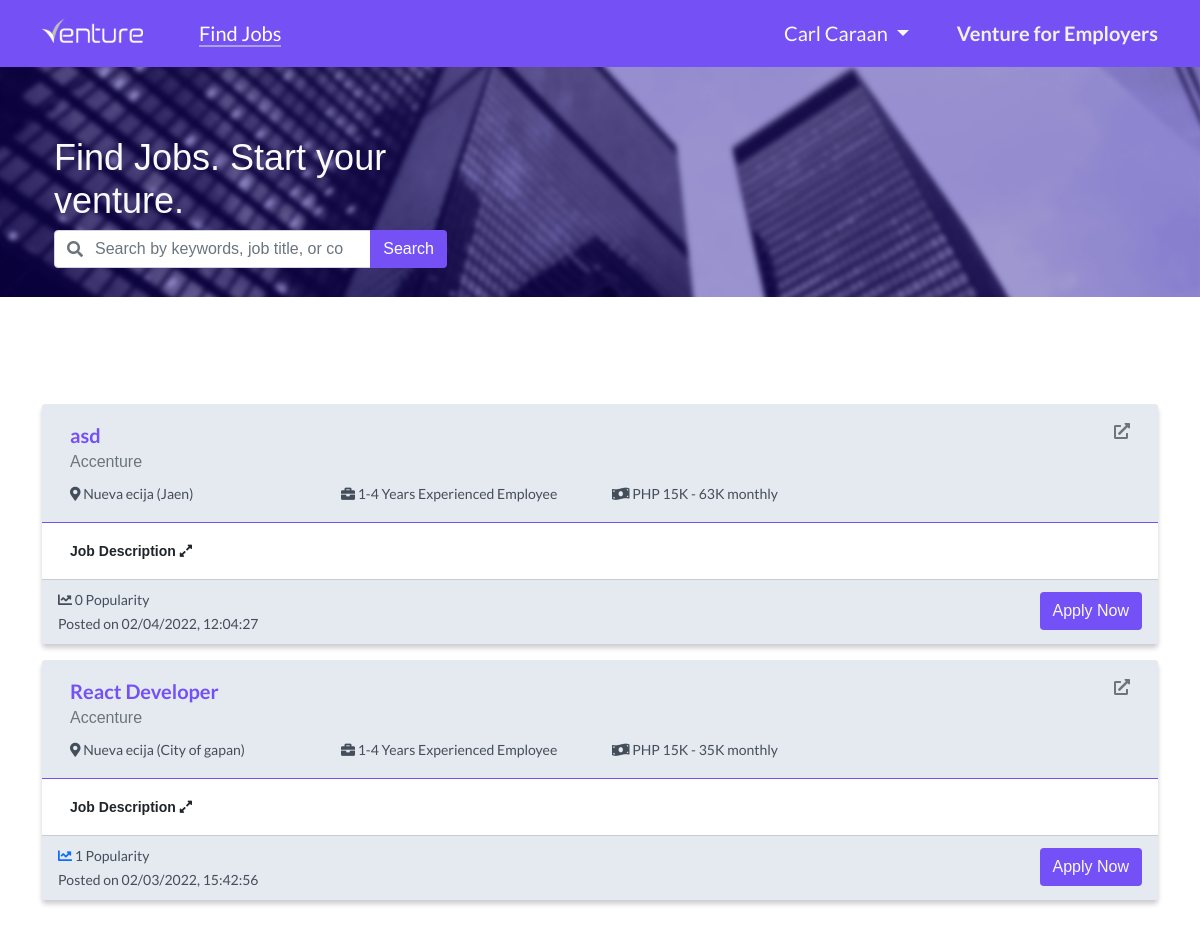
The page /home (signed in) on the database as committed earlier.
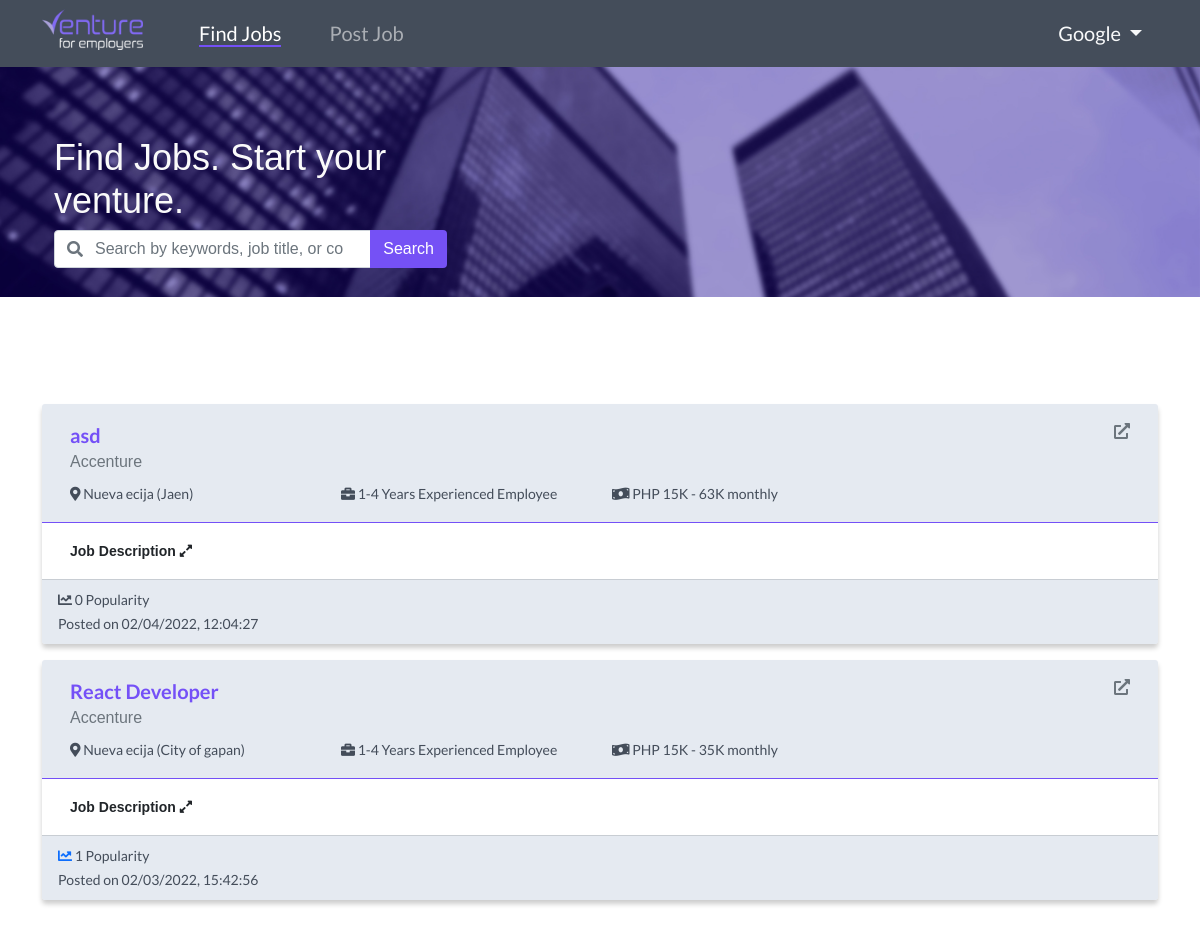
The same page on the database as committed later.
### website/models.py (models this page shows)
class User(db.Model, UserMixin):
    id = db.Column(db.Integer, primary_key=True)
    email = db.Column(db.String(150), unique=True)
    username = db.Column(db.String(150), unique=True)
    firstname = db.Column(db.String(150))
    lastname = db.Column(db.String(150))
    company = db.Column(db.String(150))
    password = db.Column(db.String(150))
    usertype = db.Column(db.String(10))
    date_created = db.Column(db.DateTime, default=datetime.now())
    date_updated = db.Column(db.DateTime(
        timezone=True), onupdate=datetime.now())
    posts = db.relationship('Post', backref='user', passive_deletes="True")
    likes = db.relationship('Like', backref='user', passive_deletes="True")

class Post(db.Model):
    id = db.Column(db.Integer, primary_key=True)
    title = db.Column(db.Text, nullable=False)
    text = db.Column(db.Text, nullable=False)
    date_created = db.Column(db.DateTime, default=datetime.now())
    date_updated = db.Column(db.DateTime(
        timezone=True), onupdate=datetime.now())
    author = db.Column(db.Integer, db.ForeignKey(
        'user.id', ondelete="CASCADE"), nullable="False")
    company = db.Column(db.String(150), nullable="False")
    likes = db.relationship('Like', backref='post', passive_deletes="True")
    location = db.Column(db.Text, nullable=False)
    location1 = db.Column(db.Text, nullable=False)
    salary = db.Column(db.Text, nullable=True)
    salary1 = db.Column(db.Text, nullable=True)
    level = db.Column(db.Text, nullable=False)
    experience = db.Column(db.Text, nullable=False)
    specialization = db.Column(db.Text, nullable=False)
    qualification = db.Column(db.Text, nullable=True)
    qualification1 = db.Column(db.Text, nullable=True)
    qualification2 = db.Column(db.Text, nullable=True)
    qualification3 = db.Column(db.Text, nullable=True)
    qualification4 = db.Column(db.Text, nullable=True)
    jobtype = db.Column(db.Text, nullable=False)

### website/views.py (the view)
@views.route("/home")
@login_required
def home():
    searchbar = request.args.get('searchbar')
    if searchbar:
        posts = Post.query.filter(or_(Post.title.contains(searchbar),Post.company.contains(searchbar))).order_by(Post.date_created.desc())
        results = posts.count()
        if results > 0:
            flash('Search Results: ' + str(results), category='success')
        else:
            flash('No results found', category='error')
    else:
        posts = Post.query.order_by(Post.date_created.desc())
    return render_template("user/home.html", user=current_user, posts=posts)

### website/__init__.py (called while the page is built)
def create_app():
    app = Flask(__name__)
    app.config['SECRET_KEY'] = "helloworld"
    app.config['SQLALCHEMY_DATABASE_URI'] = f'sqlite:///{DB_NAME}'
    app.config['SQLALCHEMY_TRACK_MODIFICATIONS'] = True
    db.init_app(app)
    from .views import views
    from .auth import auth
    app.register_blueprint(views, url_prefix="/")
    app.register_blueprint(auth, url_prefix="/")
    from .models import User, Post
    create_database(app)
    login_manager = LoginManager()
    login_manager.login_view = "auth.login"
    login_manager.init_app(app)
    @login_manager.user_loader
    def load_user(id):
        return User.query.get(int(id))
    return app

### website/templates/user/home.html (shortened to what this page needs)
{% extends "user/posts_div.html" %}

### website/templates/user/posts_div.html (shortened to what the changed rows need)
{% extends "user/base.html" %}
{% set active_page = "view_post" %}
{% block content %}
{% block header %}
<section id="header_section">
    <div class="container">
        <div class="row">
            <div class="col-md-5">
                <h1 id="findjobs_heading">Find Jobs. Start your venture.</h1>
            </div>
        </div>
    </div>
</section>
{% endblock %}
<section>
    <div class="container" id="posts">
        {% if posts.all()|length > 0 %}
        {% for post in posts %}
        <div class="card mb-3" id="post_container">
            <div class="card-header" id="post_card_header">
                <div class="row pt-2">
                    <div class="col-6">
                        <span class="fw-bold" id="job_title">
                            {{ post.title }}
                        </span><br>
                        <a class="text-secondary text-decoration-none" href="/posts/{{ post.user.company }}">{{
                            post.user.company
                            }}</a>
                    </div>
                    <div class="col">
                        <div class="btn-group float-end">
                            <a href="/post/{{ post.id }}" class="text-secondary"><i
                                    class="fas fa-external-link-alt"></i></a>
                        </div>
                    </div>
                </div>
                <div class="row mt-2">
                    <div class="col-md-3">
                        <span class="post_card_header_text"><i class="fas fa-map-marker-alt"></i> {{ post.location.capitalize() }} ({{ post.location1.capitalize() }})</span><br>
                    </div>
                    <div class="col-md-3">
                        <span class="post_card_header_text"><i class="fas fa-briefcase"></i> {{ post.level }}</span>
                    </div>
                    <div class="col-md-3">
                        {% if post.salary == "0" and post.salary1 == "0" %}
                        {% else %}
                        <span class="post_card_header_text"><i class="fas fa-money-bill-wave"></i> PHP {{ post.salary }}K - {{ post.salary1 }}K monthly</span>
                        {% endif %}
                    </div>
                    <div class="col-md-3">
                    </div>
                </div>
            </div>
            <div class="card-body">
                <div class="row">
                    <div class="col">
                        <small class="fw-bold" data-bs-toggle="collapse" href="#collapseExample{{ post.id }}" role="button"
                            aria-expanded="false" aria-controls="collapseExample">
                            Job Description <i class="fas fa-expand-alt"></i>
                        </small>
                    </div>
                </div>
            </div>
            <div class="card-footer" id="post_card_footer">
                <div class="float-start">
                    <small class="post_card_header_text">
                        {% if user.id in post.likes|map(attribute="author")|list %}
                        <i class="fas fa-chart-line text-primary" id="like-button-{{ post.id }}"
                            onclick="like({{ post.id }})"></i>
                        {% else %}
                        <i class="fas fa-chart-line" id="like-button-{{ post.id }}" onclick="like({{ post.id }})"></i>
                        {% endif %}
                        <span id="likes-count-{{ post.id }}">{{ post.likes|length }}</span> Popularity<br>
                    </small>
                    <small class="post_card_header_text">
                        {% if post.date_updated == None %}
                        Posted on {{ post.date_created.strftime("%m/%d/%Y, %H:%M:%S") }}
                        {% else %}
                        Last Updated {{ post.date_updated.strftime("%m/%d/%Y, %H:%M:%S") }}
                        {% endif %}
                    </small>
                </div>
                {% if current_user.company %}
                {% else %}
                <button class="btn mt-1 float-end" id="venture_button">
                    <a class="text-light text-decoration-none" href="mailto:{{ post.user.email }}">Apply Now</a>
                </button>
                {% endif %}
            </div>
        </div>
        {% endfor %}
        {% else %}
        <div align="center">
            <img src="{{ url_for('static',filename='user/img/search.png') }}" width="450" alt=""><br>
            <h4 class="text-muted">No Job Listed.</h4>
        </div>
        {% endif %}
    </div>
</section>
{% endblock %}

### website/templates/user/base.html (shortened to what the changed rows need)
<!DOCTYPE html>
<html lang="en">
<head>
    <link href="https://cdn.jsdelivr.net/npm/bootstrap@5.1.3/dist/css/bootstrap.min.css" rel="stylesheet">
    <link rel="stylesheet" href="https://use.fontawesome.com/releases/v5.15.4/css/all.css">
    <link rel="stylesheet" href="https://cdnjs.cloudflare.com/ajax/libs/trix/1.3.1/trix.css">
    <link rel="stylesheet" href="{{ url_for('static',filename='user/css/style.css') }}">
    <link rel="stylesheet" href="{{ url_for('static',filename='user/css/salary.scss') }}">
    <link rel="stylesheet" href="{{ url_for('static',filename='user/css/slider.css') }}">
    <link rel="stylesheet" href="{{ url_for('static',filename='user/css/fixed.css') }}">
</head>
<body>
    {% if current_user.company %}
    <nav class="navbar navbar-expand-lg navbar-dark fixed-top" id="navbar_employer">
        <div class="container">
            <a class="navbar-brand" href="/home">
                <img id="navbar_logo" src="{{ url_for('static',filename='user/img/venture-employers.ico') }}" width="101px" alt="">
            </a>
            <div class="collapse navbar-collapse" id="navbarSupportedContent">
                <ul class="navbar-nav me-auto mb-2 mb-lg-0">
                    <li class="nav-item">
                        <a href="/home" class="nav-item nav-link mx-3">
                            <span class="{{ 'active_border_bottom2 text-white' if active_page == 'view_post' else '' }}">
                                Find Jobs
                            </span>
                        </a>
                    </li>
                    <li class="nav-item">
                        <a class="nav-item nav-link mx-3" href="/create-post">
                            <span class="{{ 'active_border_bottom2 text-white' if active_page == 'add_post' else '' }}">
                                Post Job
                            </span>
                        </a>
                    </li>
                </ul>
                <li class="d-flex nav-item dropdown">
                    <a class="nav-link text-light dropdown-toggle ps-0 ms-3" href="#" id="navbarDropdown" role="button"
                        data-bs-toggle="dropdown" aria-expanded="false">
                        <span class="{{ 'active_border_bottom2' if active_page == 'edit_password' or active_page == 'edit_profile' or active_page == 'view_profile' else '' }}">
                            {{ current_user.company }}
                        </span>
                    </a>
                </li>
            </div>
        </div>
    </nav>
    {% else %}
    <nav class="navbar navbar-expand-lg navbar-dark fixed-top" id="navbar_employee">
        <div class="container">
            <a class="navbar-brand" href="/home">
                <img id="navbar_logo" src="{{ url_for('static',filename='user/img/venture-white.ico') }}" width="101px" alt="">
            </a>
            <div class="collapse navbar-collapse" id="navbarSupportedContent">
                <ul class="navbar-nav me-auto mb-2 mb-lg-0">
                    <li class="nav-item">
                        <a href="/home" class="nav-item nav-link mx-3">
                            <span class="{{ 'text-white active_border_bottom' if active_page == 'view_post' else '' }}">
                                Find Jobs
                            </span>
                        </a>
                    </li>
                </ul>
                <li class="d-flex nav-item dropdown">
                    <a class="nav-link dropdown-toggle ps-0 text-light mx-3" href="#" id="navbarDropdown" role="button"
                        data-bs-toggle="dropdown" aria-expanded="false">
                        <span class=" {{ 'active_border_bottom' if active_page == 'edit_password' or active_page == 'edit_profile' else '' }}">
                            {{ current_user.firstname }}
                            {{ current_user.lastname }}
                        </span>
                    </a>
                </li>
                <li class="d-flex nav-item">
                    <a class="nav-link px-0 ms-3" href="/user/profile">
                        <span class="fw-bold {{ 'text-white active_border_bottom' if active_page == 'view_profile' else '' }}">
                            Venture for Employers
                        </span>
                    </a>
                </li>
            </div>
        </div>
    </nav>
    {% endif %}
        {% block content %}{% endblock %}
</body>
</html>

Rows that differ between the two databases and show on the page:
changed User: company (not shown) → "Google"; firstname "Carl" → (not shown); lastname "Caraan" → (not shown)
shown differently, row unchanged: Post "asd": no longer shows "Apply Now"
shown differently, row unchanged: Post "React Developer": no longer shows "Apply Now"
Other text that changed with them:
text no longer shown: "Venture for Employers"
text now shown: "Post Job"
